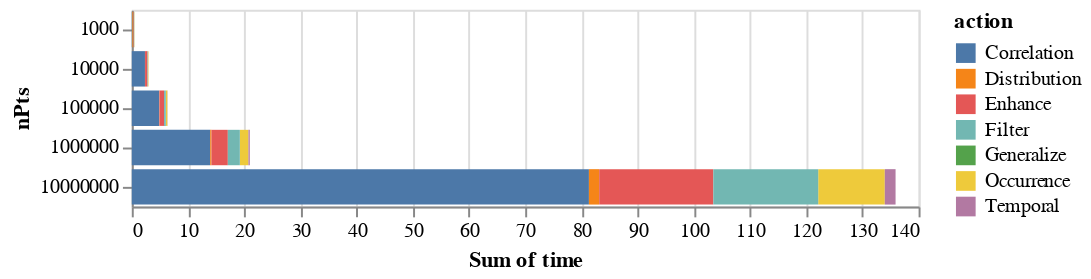

Here is the notebook cell this chart was saved with:
### Code cell
alt.Chart(df).mark_bar().encode(
    y = alt.Y("nPts",type="ordinal"),
    x = alt.X("sum(time)"),#,scale=alt.Scale(type='log'),title="log(total time)"),
    color="action"
)

### Figure 1 — Vega-Lite specification as saved in the notebook (floating-point values rounded to 4 significant figures)
{"config": {"view": {"continuousWidth": 400, "continuousHeight": 300}}, "data": {"name": "data-e2f4956e853a1e1b2376403947ae644e"}, "mark": "bar", "encoding": {"color": {"type": "nominal", "field": "action"}, "x": {"type": "quantitative", "aggregate": "sum", "field": "time"}, "y": {"type": "ordinal", "field": "nPts"}}, "$schema": "https://vega.github.io/schema/vega-lite/v4.8.1.json", "datasets": {"data-e2f4956e853a1e1b2376403947ae644e": [{"action": "Correlation", "nPts": 1000, "time": 0.09768}, {"action": "Correlation", "nPts": 10000, "time": 2.345}, {"action": "Correlation", "nPts": 100000, "time": 4.875}, {"action": "Correlation", "nPts": 1000000, "time": 13.95}, {"action": "Correlation", "nPts": 10000000, "time": 81.34}, {"action": "Distribution", "nPts": 1000, "time": 0.1736}, {"action": "Distribution", "nPts": 10000, "time": 0.0158}, {"action": "Distribution", "nPts": 100000, "time": 0.0487}, {"action": "Distribution", "nPts": 1000000, "time": 0.2305}, {"action": "Distribution", "nPts": 10000000, "time": 1.828}, {"action": "Occurrence", "nPts": 1000, "time": 0.04748}, {"action": "Occurrence", "nPts": 10000, "time": 0.09184}, {"action": "Occurrence", "nPts": 100000, "time": 0.289}, {"action": "Occurrence", "nPts": 1000000, "time": 1.533}, {"action": "Occurrence", "nPts": 10000000, "time": 11.85}, {"action": "Temporal", "nPts": 1000, "time": 0.009495}, {"action": "Temporal", "nPts": 10000, "time": 0.01173}, {"action": "Temporal", "nPts": 100000, "time": 0.02624}, {"action": "Temporal", "nPts": 1000000, "time": 0.239}, {"action": "Temporal", "nPts": 10000000, "time": 1.917}, {"action": "Enhance", "nPts": 1000, "time": 0.08617}, {"action": "Enhance", "nPts": 10000, "time": 0.4312}, {"action": "Enhance", "nPts": 100000, "time": 0.8232}, {"action": "Enhance", "nPts": 1000000, "time": 2.905}, {"action": "Enhance", "nPts": 10000000, "time": 20.31}, {"action": "Filter", "nPts": 1000, "time": 0.06403}, {"action": "Filter", "nPts": 10000, "time": 0.07997}, {"action": "Filter", "nPts": 100000, "time": 0.302}, {"action": "Filter", "nPts": 1000000, "time": 2.139}, {"action": "Filter", "nPts": 10000000, "time": 18.66}, {"action": "Generalize", "nPts": 1000, "time": 2.913e-05}, {"action": "Generalize", "nPts": 10000, "time": 2.941e-05}, {"action": "Generalize", "nPts": 100000, "time": 3.013e-05}, {"action": "Generalize", "nPts": 1000000, "time": 3.026e-05}, {"action": "Generalize", "nPts": 10000000, "time": 2.618e-05}]}}
